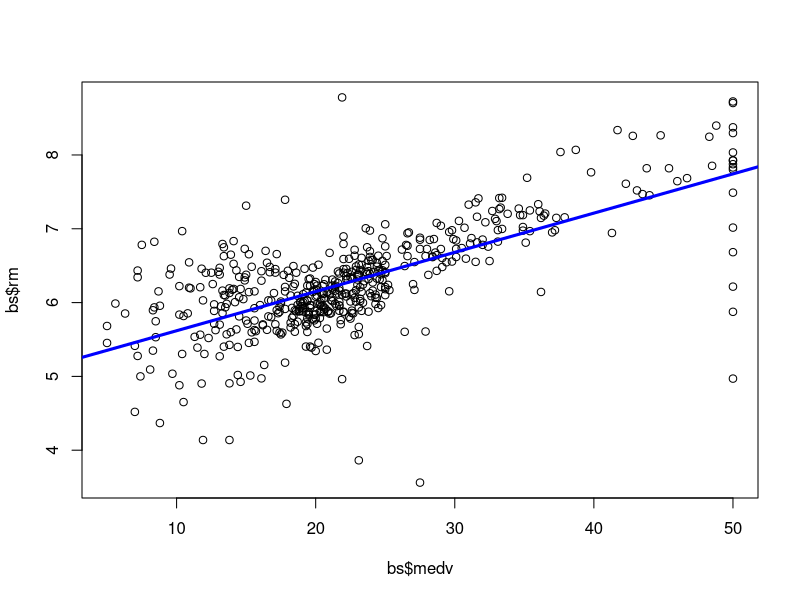
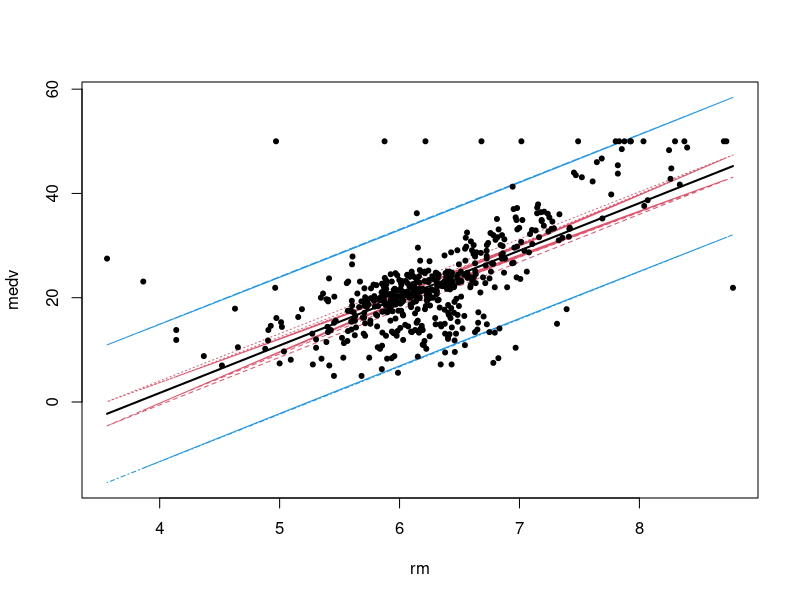
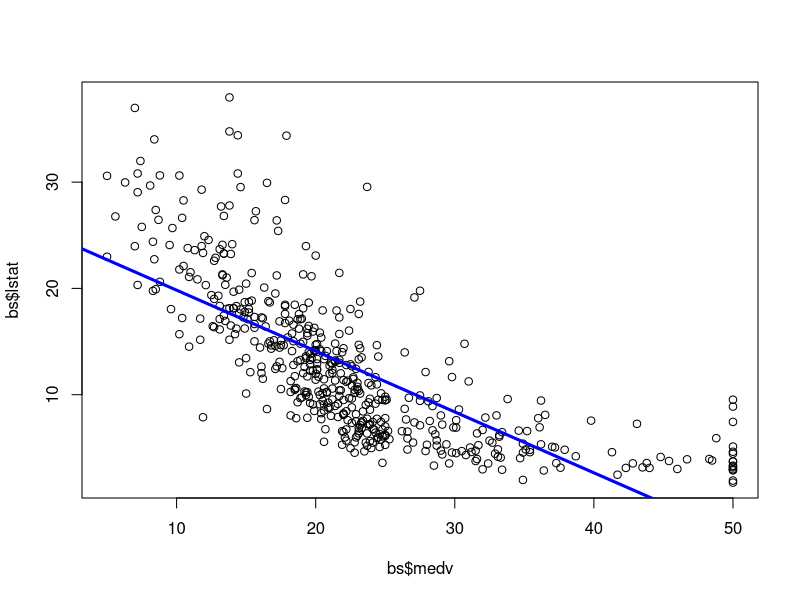
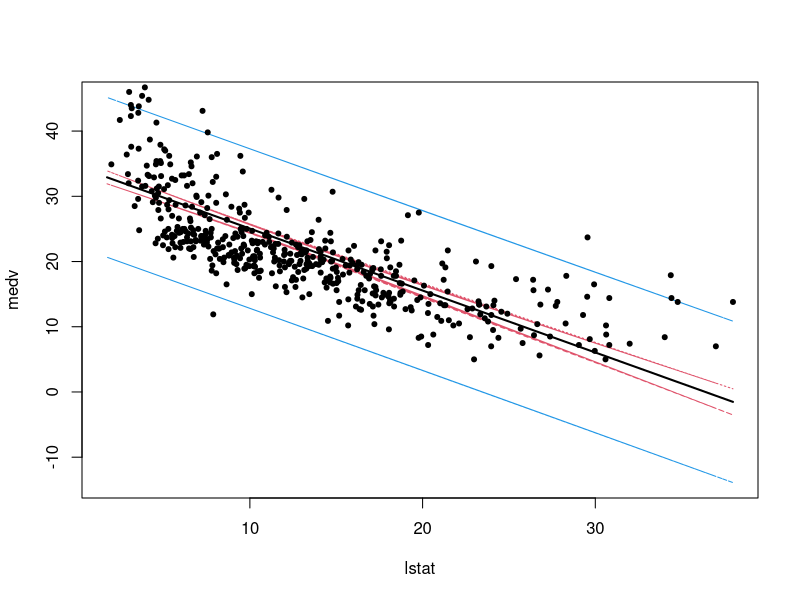
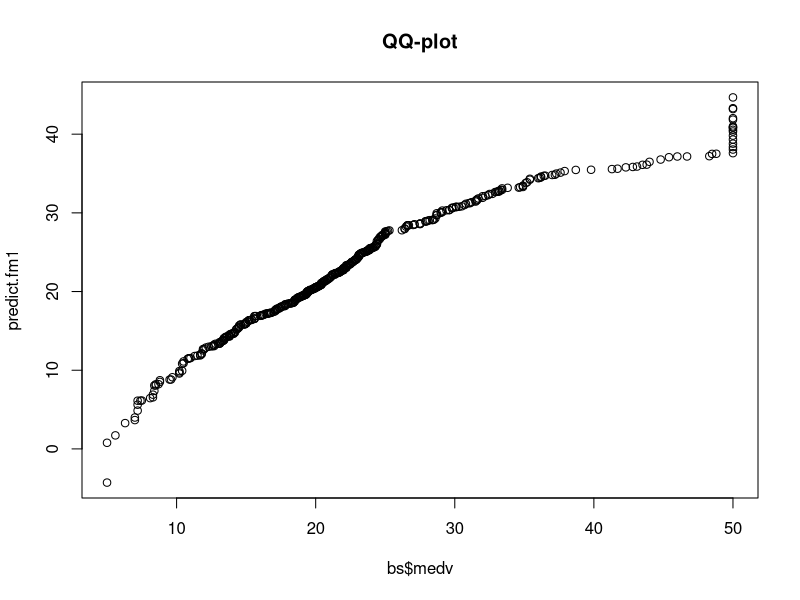

Here is the R script that generated these plots, in order:
library(MASS)
bs <- Boston
print(head(bs))
print(summary(bs))
print(cor(bs))


# pair regression for variables medv and rm
plot(bs$medv, bs$rm)
abline(lm(formula=bs$rm~bs$medv),col="blue",lwd=3)

lm.rat1 <- lm(formula=bs$medv~bs$rm)
print(summary(lm.rat1))
print(anova(lm.rat1))

# confidence and predicted intervals
CPI.df <- cbind(predict(lm.rat1,interval ="conf"),
                predict(lm.rat1,interval ="pred"))
CPI.df <- CPI.df[,-4]
colnames(CPI.df) <- c("Y_fit","CI_l","CI_u","PI_l","PI_u")
print(head(CPI.df))

# regression 1 line
matplot(bs$rm, CPI.df,
        type="l",lwd=c(2,1,1,1,1),col=c(1,2,2,4,4),
        ylab="medv",xlab="rm")
matpoints(bs$rm, bs$medv,pch=20)

# pair regression for medv and lstat
plot(bs$medv, bs$lstat)
abline(lm(formula=bs$lstat~bs$medv),col="blue",lwd=3)

lm.rat2 <- lm(formula=bs$medv~bs$lstat)
print(summary(lm.rat2))
print(anova(lm.rat2))

# confidence and predicted intervals
CPI.df1 <- cbind(predict(lm.rat2,interval ="conf"),
                predict(lm.rat2,interval ="pred"))
CPI.df1 <- CPI.df1[,-4]
colnames(CPI.df1) <- c("Y_fit","CI_l","CI_u","PI_l","PI_u")
print(head(CPI.df1))

# regression 1 line
matplot(bs$lstat, CPI.df1,
        type="l",lwd=c(2,1,1,1,1),col=c(1,2,2,4,4),
        ylab="medv",xlab="lstat")
matpoints(bs$lstat, bs$medv,pch=20)


# multiple regression
fm1 <- lm(medv~., data = bs)
print(summary(fm1))
print(anova(fm1))

predict.fm1 = predict.lm(fm1)
tabout <- cbind(bs$medv, predict.fm1)
print(head(tabout, n = 10))
qqplot(bs$medv, predict.fm1, main = "QQ-plot")
